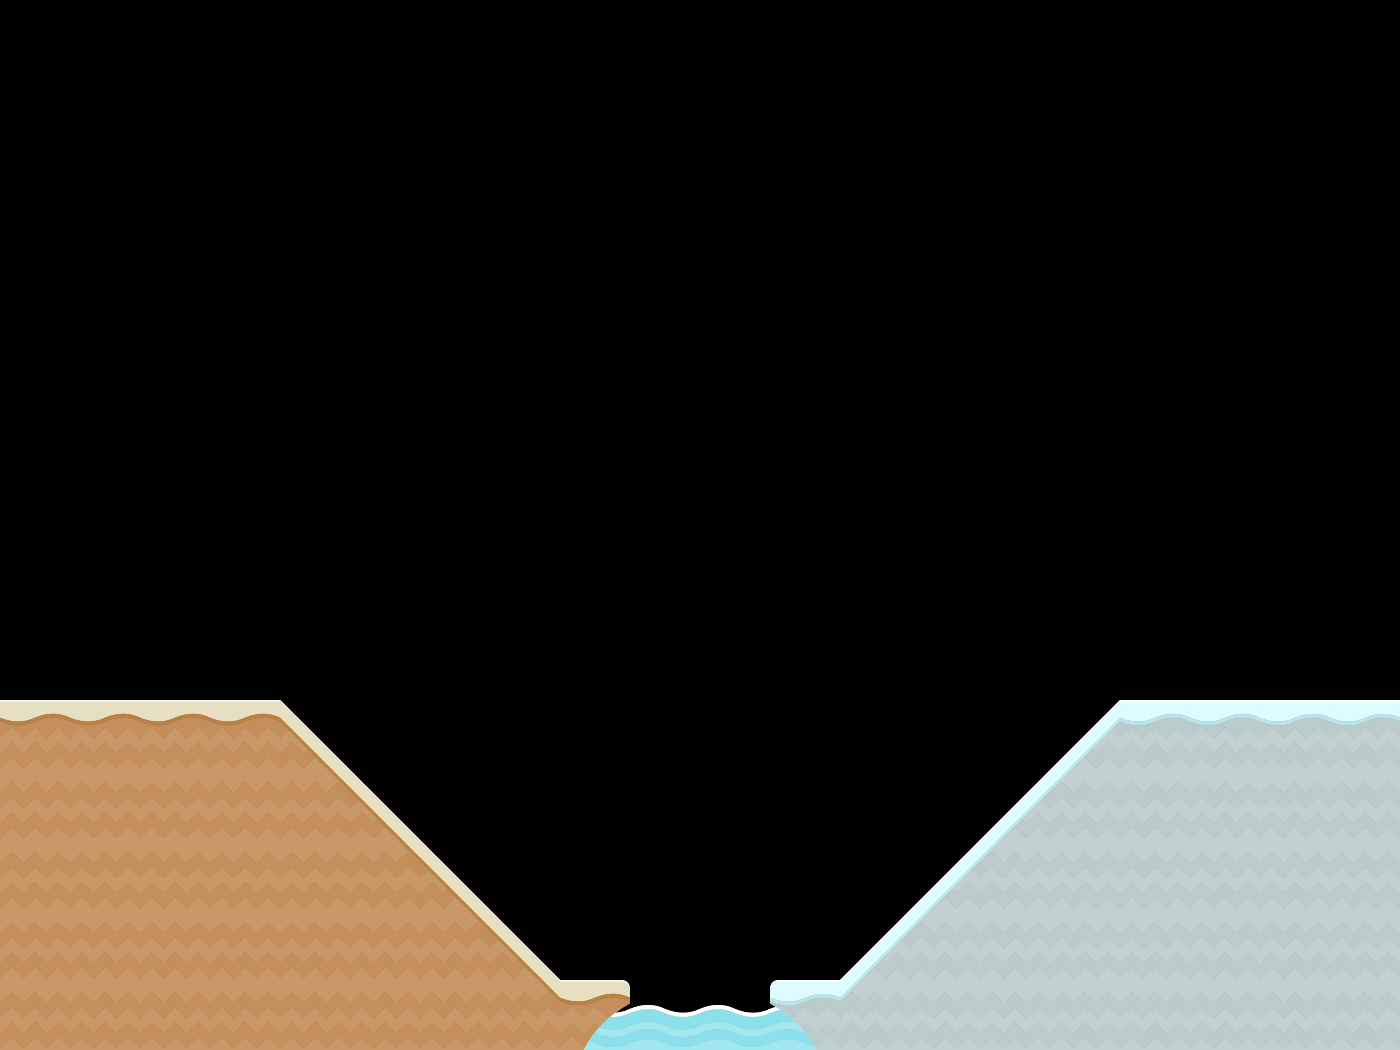

This game map was drawn from its Tiled (.tmx) file and the tilesets committed beside it. A one-line description and the trimmed map source follow:
An orthogonal 20x15 tile map with 70x70 px tiles, 2 tile layers (background, foreground).

<map version="1.5" tiledversion="1.6.0" orientation="orthogonal" renderorder="right-down" width="20" height="15" tilewidth="70" tileheight="70" infinite="0" nextlayerid="3" nextobjectid="1">
 <tileset firstgid="1" source="area01-level_tiles.tsx" />
 <layer id="2" name="background" width="20" height="15">
  <data>[300 cells, 4 non-empty, 1 distinct tile ids]</data>
 </layer>
 <layer id="1" name="foreground" width="20" height="15">
  <data>[300 cells, 70 non-empty, 10 distinct tile ids]</data>
 </layer>
</map>
